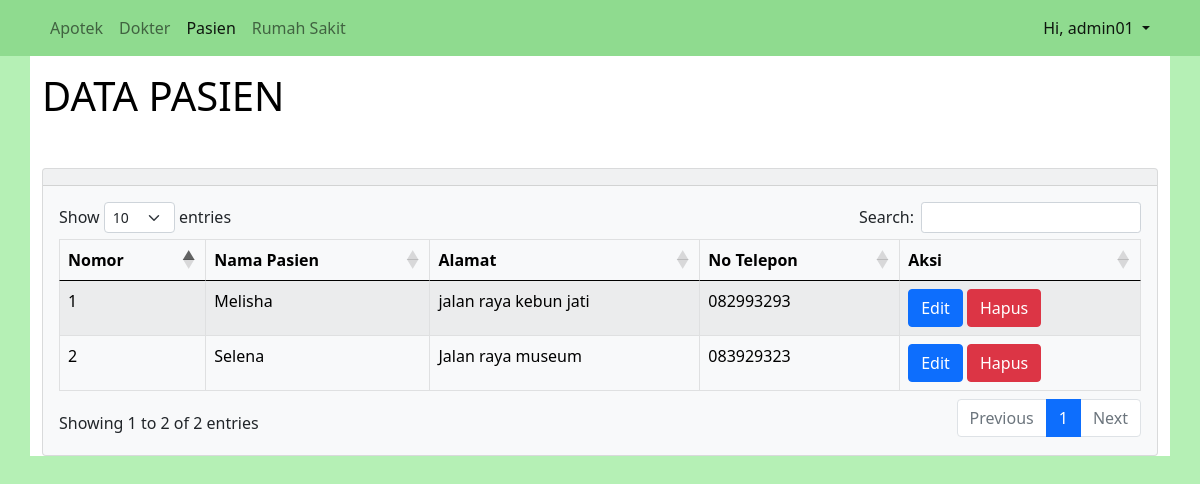
Page /views/admins/adminPengguna.php (signed in) on the committed database.
### tables this page shows
CREATE TABLE `pengguna` (
  `id_user` bigint(20) NOT NULL,
  `nama_lengkap` varchar(50) NOT NULL,
  `no_ktp` varchar(20) NOT NULL,
  `tanggal_lahir` date NOT NULL,
  `jenis_kelamin` varchar(10) NOT NULL,
  `alamat` text NOT NULL,
  `no_telepon` varchar(15) NOT NULL,
  `id_akun` bigint(20) NOT NULL
);

### controllers/select_data.php (called while the page is built, shortened)
<?php
require_once 'db_connnect.php';
function view_data($query){
    global $conn;
    $statementt = mysqli_prepare($conn, $query);
    mysqli_stmt_execute($statementt);
    $rows = [];
    $res = mysqli_stmt_get_result($statementt);
    while ($row = mysqli_fetch_assoc($res)) {
        $rows[] = $row;
    }
    return $rows;
}

### views/admins/adminPengguna.php (the view, shortened to what this page needs)
<?php require '../../controllers/select_data.php';
$result = view_data("SELECT * FROM pengguna");
?>
<!doctype html>
<html lang="en">
<head>
    <link href="https://cdn.jsdelivr.net/npm/bootstrap@5.0.0-beta3/dist/css/bootstrap.min.css" rel="stylesheet">
    <link rel="stylesheet" href="https://cdn.datatables.net/1.10.24/css/dataTables.bootstrap5.min.css">
</head>
<body style="background-color: rgb(181, 240, 181);">
    <nav class="navbar navbar-expand-lg navbar-light fixed-top" style="background-color: rgb(143, 219, 143);">
        <div class="container">
            <div class="collapse navbar-collapse" id="navbarSupportedContent">
                <ul class="navbar-nav me-auto mb-2 mb-lg-0">
                    <li class="nav-item">
                        <a class="nav-link" href="adminApotek.php">Apotek</a>
                    </li>
                    <li class="nav-item">
                        <a class="nav-link" href="adminDokter.php">Dokter</a>
                    </li>
                    <li class="nav-item">
                        <a class="nav-link active" aria-current="page" href="">Pasien</a>
                    </li>
                    <li class="nav-item">
                        <a class="nav-link" href="adminRumahSakit.php">Rumah Sakit</a>
                    </li>
                </ul>
                <ul class="navbar-nav d-flex">
                    <li class="nav-item dropdown">
                        <a class="nav-link dropdown-toggle active" href="#" id="navbarDropdown" role="button" data-bs-toggle="dropdown" aria-expanded="false">
                            Hi, <?= $_SESSION['log_uname'] ?>
                        </a>
                    </li>
                </ul>
            </div>
        </div>
    </nav>
    <div class="container pt-5" style="background-color: white;">
        <br><a href="" style="text-decoration:none; color:black;">
            <h1>DATA PASIEN</h1>
        </a>
        <div class="card text-dark bg-light my-5" style="max-width: 100%;">
            <div class="card-header">
            </div>
            <div class="card-body">
                <table id="table_usr" class="table table-hover table-striped table-bordered table-light" style="width:100%">
                    <thead>
                        <tr>
                            <th scope="col">Nomor</th>
                            <th scope="col">Nama Pasien</th>
                            <th scope="col">Alamat</th>
                            <th scope="col">No Telepon</th>
                            <th scope="col">Aksi</th>
                        </tr>
                    </thead>
                    <tbody>
                        <?php
                        $no_dr = 1;
                        foreach ($result as $item) { ?>
                            <tr>
                                <td><?php echo $no_dr ?></td>
                                <td><?php echo $item['nama_lengkap'] ?></td>
                                <td><?php echo $item['alamat'] ?></td>
                                <td><?php echo $item['no_telepon'] ?></td>
                                <td>
                                    <a href="editPengguna.php?id_usr=<?= $item['id_user'] ?>" type="button" class="btn btn-primary">Edit</a>
                                    <a href="../../controllers/del_data.php?delsr=<?= $item['id_user'] ?>" class="btn btn-danger align-items-center justify-content-center" role="button">Hapus</a>
                                </td>
                            </tr>
                        <?php $no_dr += 1;
                        } ?>
                    </tbody>
                </table>
            </div>
        </div>
    </div>
</body>
</html>

### rows in the picture
pengguna: nama_lengkap "Melisha", alamat "jalan raya kebun jati", no_telepon "082993293"
pengguna: nama_lengkap "Selena", alamat "Jalan raya museum", no_telepon "083929323"

### other values in the picture
$_SESSION['log_uname'] "admin01"
